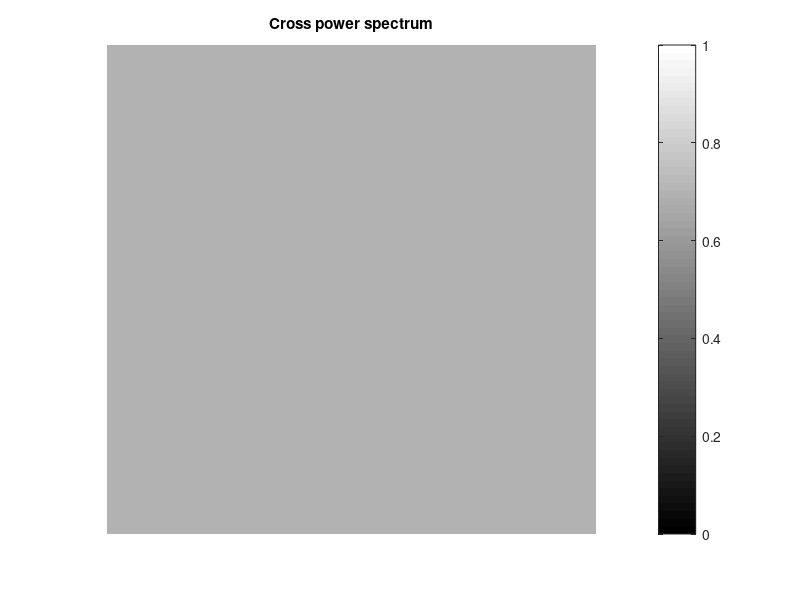
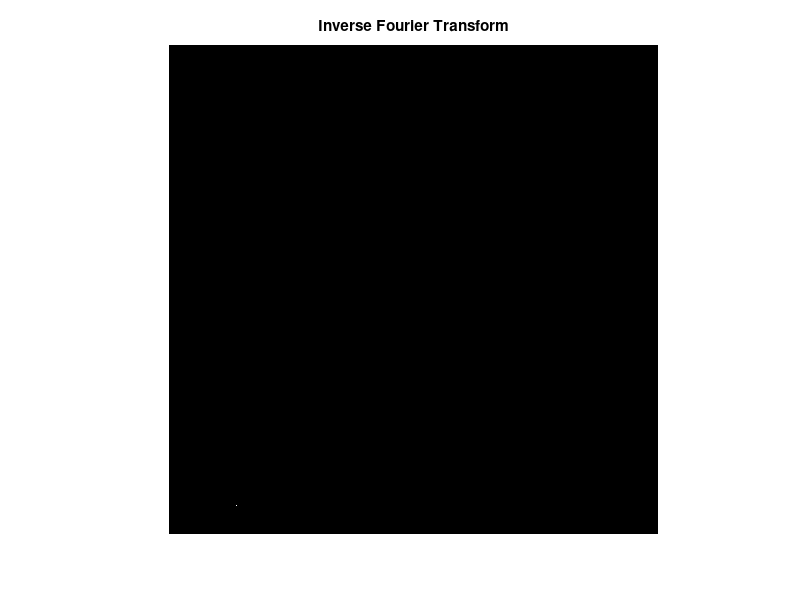

MATLAB code to generate these figures, in order: (Note: this script raises an error after producing the figures.)
%% Without Noise
clear;
clc;
I = zeros(300);
J = zeros(300);
I(50:100,50:120) = 255;
J(20:70,120:190) = 255;

FI = fftshift(fft2(I,512,512));
FJ = fftshift(fft2(J,512,512));

FK = (conj(FI).*FJ)./(abs(FI.*FJ));
lgFK = log(abs(FK)+1); figure(); imshow(lgFK); colormap('jet');title("Cross power spectrum"); colorbar;
K = ifft2((ifftshift(FK)));
figure; imshow(K/max(K(:)));title("Inverse Fourier Transform");
impixelinfo;

%% With Noise

In = I + random('norm',0,20,300,300);
Jn = J + random('norm',0,20,300,300);

FIn = fftshift(fft2(In,512,512));
FJn = fftshift(fft2(Jn,512,512));

FKn = (conj(FIn).*FJn)./(abs(FIn.*FJn));
lgFKn = log(abs(FKn)+1); figure(); imshow(lgFKn); colormap('jet'); title("Cross power spectrum with noise");colorbar;
Kn = ifft2((ifftshift(FKn)));
figure; imshow(Kn/max(Kn(:)));title("Inverse Fourier transform - with noise");
impixelinfo;
